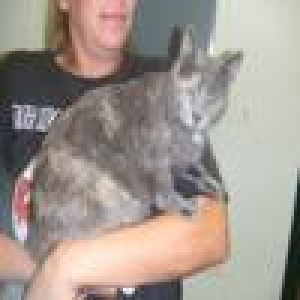
%> input picture Data/1.jpg, 100 x 100 px (shown 3 times larger); its folder holds 4 pictures in this run
$ octave main.m   (GNU Octave 9; MATLAB toolbox functions it lacks are replaced by stand-ins)
%> lines starting %> are read from the running program, lines starting %| are printed output that depends on the picture
### split_folders_files.m
function [folders,files] = split_folders_files(input)
%返回两个结构数组，其中只有folder和输入文件
B=struct2cell(input) %将结构数组转换为单元数组,将图片的所有信息得到包括name folder date bytes isdir datenum
dirs=cell2mat(B(5,:)) %将单元数组转换为单个矩阵logical数组
folders=input(logical(dirs)) %logical将数值转换为逻辑值
files=input(~logical(dirs))%取出非正的logical的数组就是图片从8个到了6个

end

### main.m
actual_files = 0;
image=1;
image_path='./Data/';%当前目录下的data文件夹
image_frames={1,1,'end'};
if(ischar(image_frames{3}))
    last_ind=sprintf('%d:%d:%s',image_frames{1},image_frames{2},image_frames{3});
else
    last_ind=sprintf('%d:%d:%d',image_frames{1},image_frames{2},image_frames{3});
end
fprintf('going to select frames:%s',last_ind);
subdir=dir(image_path)
[~,files]=split_folders_files(subdir); %得到了file可以输出看一下
fprintf('The length of the I file cell array found in this directory is: %d\n',length(files));
%中间需要判断一下输入end对应的范围是不是超过了文件中的图片的个数，这里省略。
%然后对里面的图片进行循环
if(ischar(image_frames{3}))
        image_frames{3} = length(files);
else
        if(image_frames{3}>length(files))
            image_frames{3}=length(files);
        end
end

for file=image_frames{1}:image_frames{2}:image_frames{3}
    if(files(file).isdir==0)
        %获取文件路径
        img_name=strcat(image_path,files(file).name);
        try
            %load图像
            IMG=single(imread(img_name));
            actual_files=actual_files+1;
            fprintf('Loading: %s \n Image: %10d/%10d. Selecting every %5d. Selected: %10d so far.\r',img_name,file,length(files),image_frames{2},actual_files)
            if(actual_files==1)
                    I = cell(1,length(files));%新建cell
            end
            I{actual_files}=IMG;
            image=image+1;
        catch
            fprintf('Counld not load %s as an image.\n',img_name);
        end
    end
end
I=I(1:actual_files);%现在I就是包含6张图片的cell数组了
%然后进行灰度处理
max(I{1}(:))  %最大值是255
min(I{1}(:))  %最小值是9
for i=1:length(I)
    fprintf('making gray image %10d\r',i);
    if(size(I{i},3)==3)%说明是彩色图片
        I{i}=single(rgb2gray(double(I{i})/255.0));%双精度下除以255.0然后在转换为单精度,
%         subplot(1,1,i)
%         imshow(I{i},[9,200])
        figure(1)
        subplot(1,6,i);
        imagesc(im2double(I{i}));
        axis image
    else
        if(max(I{i}(:))>1)
            I{i}=double(I{i})/255.0;
        else
            I{i}=double(I{i});
        end
    end
end
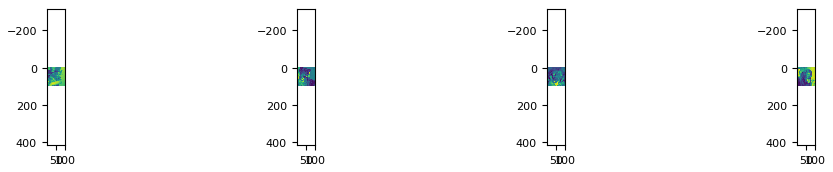
%> figure redrawn from the program's plot data, 4 panels
%然后进行局部对比度归一化
num_colors=size(I{1},3);%1
k=fspecial('gaussian',[13 13],3*1.591);%创建高斯低通滤波器，尺寸为13x13，3*1.591是标准差
k2=fspecial('gaussian',[13 13],3*1.591);
 if(all(k(:)==k2(:)))
            SAME_KERNELS=1;
        else
            SAME_KERNELS=0;
 end
 %对比度归一化的过程
 for image=1:length(I)
            fprintf('Contrast Normalizing Image with Local CN: %10d\r',image);
            temp = I{image};
            for j=1:num_colors
                %                 if(image==151)
                %                     keyboard
                %                 end
                dim = double(temp(:,:,j));%只有一维，现在进行了double
                %                 lmn = conv2(dim,k,'valid');
                %                 lmnsq = conv2(dim.^2,k,'valid');
%> (the run ends here)
